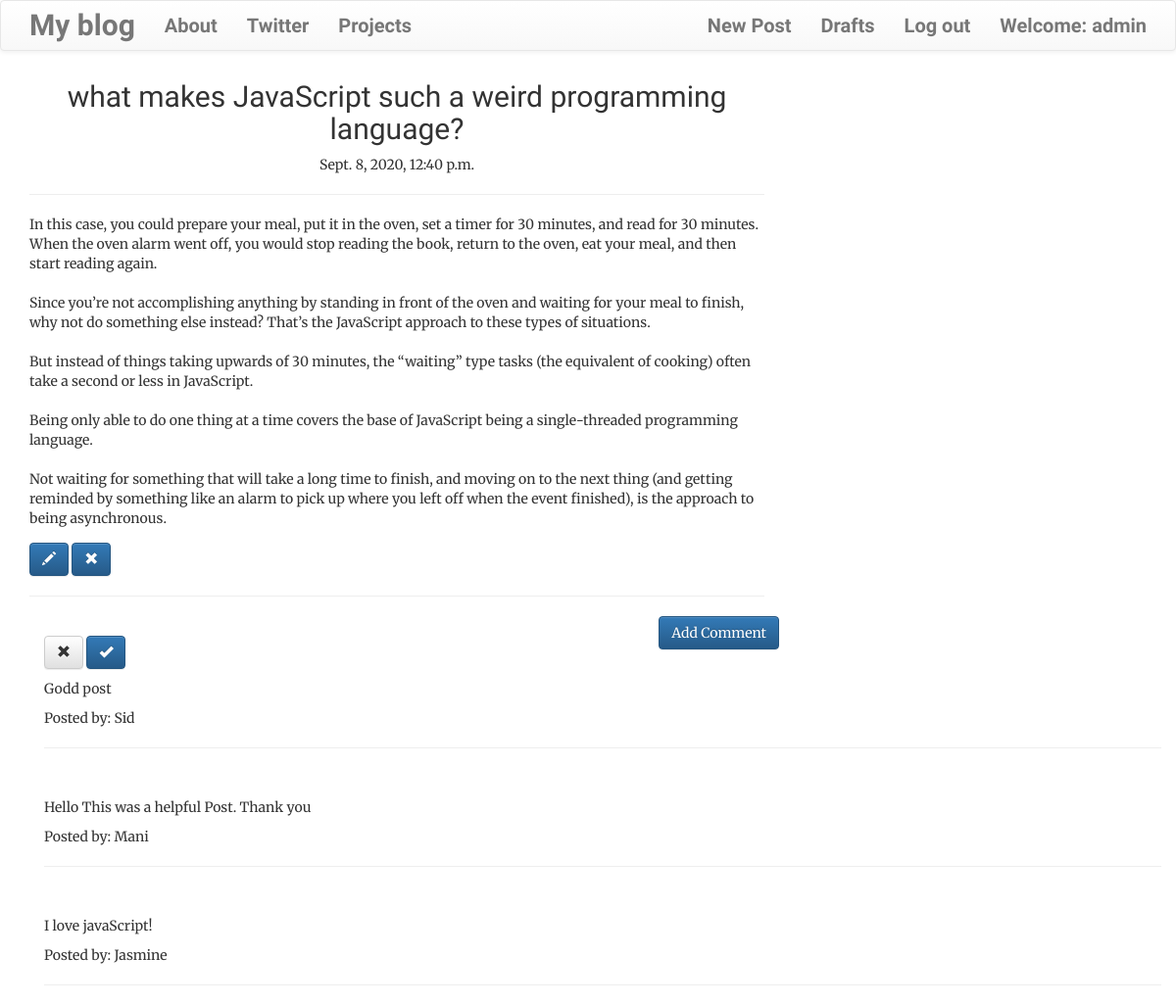
The app's page /post/7 (signed in) with its own data.
### blog/models.py (models this page shows, shortened)
class Post(models.Model):
    author = models.ForeignKey('auth.User', on_delete=models.CASCADE)
    title = models.CharField(max_length=200)
    text = models.TextField()
    create_date = models.DateTimeField(default=timezone.now)
    published_date = models.DateTimeField(blank=True, null=True)

class Comment(models.Model):
    post = models.ForeignKey(
        'blog.Post', related_name='comments', on_delete=models.CASCADE)
    author = models.CharField(max_length=200)
    text = models.TextField()
    create_date = models.DateTimeField(default=timezone.now())
    approved_comment = models.BooleanField(default=False)

### blog/views.py (the view)
# urls.py: path('post/<int:pk>', views.PostDetailView.as_view(), name='post_detail'),
class PostDetailView(DetailView):
    model = Post

### blog/templates/blog/post_detail.html (shortened to what this page needs)
{% extends 'blog/base.html'%}
{% block content %}
    <h1 class="posttitle loader">{{post.title}}</h1>
        {% if post.published_date %}
            <div class="date postdate">
                {{ post.published_date }}
            </div> <hr>
        {% else %}
         <a class='btn btn-default' href="{% url 'post_publish' pk=post.pk %}">Publish</a>
        {% endif %}
        <p class="postcontent">{{ post.text|safe|linebreaksbr }}</p>
        {% if user.is_authenticated %}
            <a class='btn btn-primary' href="{% url 'post_edit' pk=post.pk %}">
                <span class='glyphicon glyphicon-pencil'></span>
            </a>
            <a class='btn btn-primary' href="{% url 'post_remove' pk=post.pk %}">
                <span class='glyphicon glyphicon-remove'></span>
            </a>
        {% endif %}
        <hr>
        <a class='btn btn-primary btn-comment' href="{% url 'add_comment_to_post' pk=post.pk %}">Add Comment</a>
    <div class="container">
        {% for comment in post.comments.all %}
        <br>
        {% if user.is_authenticated or comment.approved_comment %}
            {% if not comment.approved_comment %}
                <a class='btn btn-default' href="{% url 'comment_remove' pk=comment.pk %}">
                <span class='glyphicon glyphicon-remove'></span>
            </a>
            <a class='btn btn-primary' href="{% url 'comment_approve' pk=comment.pk %}">
                <span class='glyphicon glyphicon-ok'></span>
            </a>
            {% endif %}
            <p>{{ comment.text|safe|linebreaks }}</p>
            <p>Posted by: {{comment.author}}</p>
            <hr>
            {% endif %}
            {% empty %}
                <p>No Comments posted.</p>
        {% endfor %}
    </div>
{% endblock %}

### blog/templates/blog/base.html (shortened to what this page needs)
<!DOCTYPE html>
{% load static %}
<html>
    <head>
        <link rel="stylesheet" href="https://maxcdn.bootstrapcdn.com/bootstrap/3.3.7/css/bootstrap.min.css">
        <link rel="stylesheet" href="https://maxcdn.bootstrapcdn.com/bootstrap/3.3.7/css/bootstrap-theme.min.css">
        <link rel="stylesheet" href="//cdn.jsdelivr.net/npm/medium-editor@latest/dist/css/medium-editor.min.css" type="text/css" media="screen" charset="utf-8">
        <link rel="stylesheet" href="{% static 'css/blog.css' %}">
<body class='loader'>
  <nav class="navbar navbar-default techfont custom-navbar">
    <div class="container">
      <ul class="nav navbar-nav">
        <li><a class='navbar-brand bigbrand' href="{% url 'post_list' %}">My blog</a></li>
        <li><a href="{% url 'about'%}">About</a></li>
        <li><a href="https://twitter.com/siddbadal" target='_blank'>Twitter</a></li>
        <li><a href="https://sidharthbadal.netlify.app" target='_blank'>Projects</a></li>
      </ul>
      <ul class="nav navbar-nav navbar-right">
        {% if user.is_authenticated %}
        <li>
          <a href="{% url 'post_new' %}" >New Post</a>
        </li>
        <li>
          <a href="{% url 'post_draft_list' %}">Drafts</a>
        </li>
        <li>
          <a href="{% url 'logout' %}" >Log out</a>
        </li>
        <li>
          <a >Welcome: {{ user.username }}</a>
        </li>
          {% else %}
          <li><a class='nav navbar-right' href="{% url 'login' %}" ><span class="glyphicon glyphicon-user"></span></a></li>
        {% endif %}
      </ul>
  </div>
</nav>
        <div class="content container">
            <div class="row">
                <div class="col-md-8">
                  <div class="blog_posts">
                    {% block content %}
                    {% endblock %}
                  </div>
                </div>
            </div>
        </div>
</body>
</html>

### blog/static/css/blog.css (style rules this page uses)
body { background-color: #fff; font-family: 'Merriweather', serif; }
.techfont { margin-bottom: 10px; }
.postdate { text-align: center; }
.posttitle { font-family: 'Indie Flower', cursive; font-size: 3rem; text-align: center; }
.postcontent { margin-top: 15px; margin-bottom: 15px; }
.btn-comment { position: absolute; right: 0px; }
.navbar { font-weight: bolder; font-size: 2rem; font-family: 'Indie Flower', cursive; }
.navbar-brand { font-size: 3rem; }

### records on screen
Post: title "what makes JavaScript such a weird programming language?", published_date "Sept. 8, 2020, 12:40 p.m.", text "In this case, you could prepare your meal, put it in the oven, set a timer for 30 minutes, and read for 30 minutes. When the oven alarm went off, you would stop reading the book, return to the oven, eat your meal, and then start reading again. Since you’re not accomplishing anything by standing in front of the oven and waiting for your meal to finish, why not do something else instead? That’s the JavaScript approach to these types of situations. But instead of things taking upwards of 30 minutes, the “waiting” type tasks (the equivalent of cooking) often take a second or less in JavaScript. Being only able to do one thing at a time covers the base of JavaScript being a single-threaded…"
Comment: approved_comment False (drawn), text "Godd post", author "Sid"
Comment: text "Hello This was a helpful Post. Thank you", author "Mani"
Comment: text "I love javaScript!", author "Jasmine"

### other values on screen
{{ user.username }} "admin"
